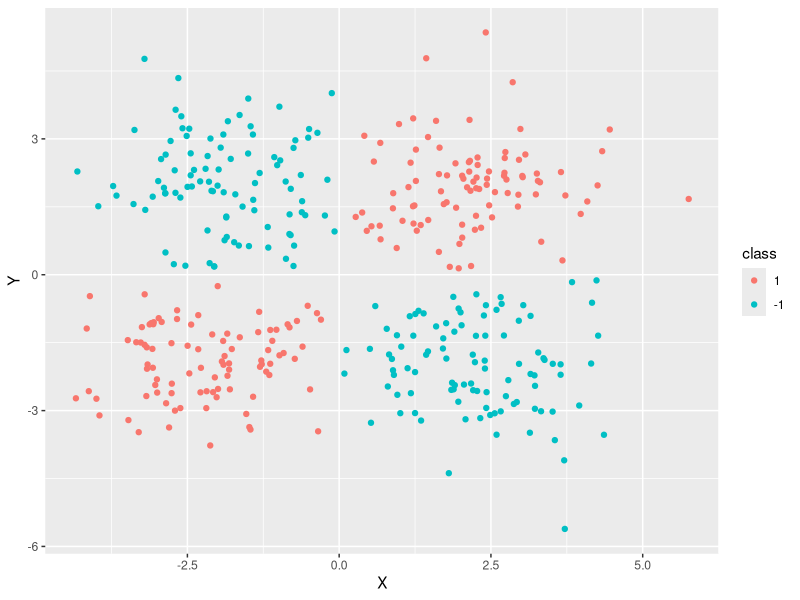

Here is the R script that generated this plot:
## ----setup, include=FALSE-----------------------------------------------------
library(knitr)
hook_output = knit_hooks$get('output')
knit_hooks$set(output = function(x, options) {
  # this hook is used only when the linewidth option is not NULL
  if (!is.null(n <- options$linewidth)) {
    x = knitr:::split_lines(x)
    # any lines wider than n should be wrapped
    if (any(nchar(x) > n)) x = strwrap(x, width = n)
    x = paste(x, collapse = '\n')
  }
  hook_output(x, options)
})

knitr::opts_chunk$set(cache = FALSE, message = FALSE,
                      linewidth = 50)


## ----echo = FALSE, warning = FALSE--------------------------------------------
library(mvtnorm)
library(purrr)
library(tidyverse)

n <- 100
mean_vec <- list(c(2, 2), c(2, -2), c(-2, -2), c(-2, 2))

dataset <- map_df(mean_vec, \(mean) {
    data <- as_tibble(rmvnorm(n, mean = mean))
    names(data) <- c("X", "Y")
    mutate(data, class = sign(prod(mean)))
})

dataset |> 
    filter(sign(X * Y) == class) |> 
    mutate(class = factor(class, levels = c(1, -1))) |> 
    ggplot(aes(x = X, y = Y, 
               colour = class)) +
    geom_point()


## -----------------------------------------------------------------------------
props <- c(13/100, 87/100)

-sum(props * log(props))

# Compare to maximum
log(2)


## -----------------------------------------------------------------------------
props <- c(13/100, 87/100)
props_m <- c(8/30, 22/30)
props_f <- c(5/70, 65/70)

entropy_full <- -sum(props * log(props))
entropy_male <- -sum(props_m * log(props_m))
entropy_fem <- -sum(props_f * log(props_f))

c(entropy_full, entropy_male, entropy_fem)


## -----------------------------------------------------------------------------
entropy_full - (29/100)*entropy_male - 
    (71/100)*entropy_fem

